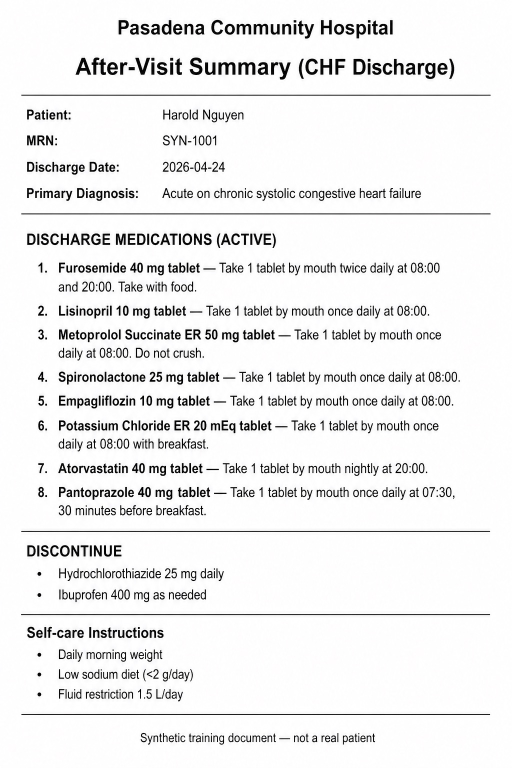
#> input picture ml_pipeline/ex_images/chf_en_001_clean.jpeg, 1024 x 1536 px (shown at 1/2 size)
$ python -i run_robustness_matrix.py   (imports and definitions only)
#> lines starting #> are read from the running program, lines starting #| are printed output that depends on the picture
#!/usr/bin/env python3
"""Run robustness matrix for Gemma regimen extraction on synthetic docs."""

from __future__ import annotations

import csv
import json
import re
import subprocess
import sys
from collections import Counter, defaultdict
from dataclasses import dataclass
from pathlib import Path

from PIL import Image, ImageDraw, ImageEnhance, ImageFilter, ImageFont, ImageOps


REPO_ROOT = Path(__file__).resolve().parents[1]
DATASET_PATH = REPO_ROOT / "ml_pipeline/data/chf_synthetic_discharge_summaries_v1.json"
IMAGES_ROOT = REPO_ROOT / "ml_pipeline/ex_images"
OUTPUT_ROOT = REPO_ROOT / "ml_pipeline/out"
EXTRACTIONS_ROOT = OUTPUT_ROOT / "extractions"
MANIFEST_PATH = OUTPUT_ROOT / "robustness_manifest.csv"
REPORT_PATH = OUTPUT_ROOT / "robustness_report.md"

VARIANTS = ("clean", "angled_phone", "noisy_shadow")
MANIFEST_COLUMNS = [
    "doc_id",
    "variant",
    "image_path",
    "status",
    "run_folder",
    "regimen_json_path",
    "raw_output_path",
    "error_message",
]


@dataclass
class RunRecord:
    doc_id: str
    variant: str
    image_path: str
    status: str
    run_folder: str
    regimen_json_path: str
    raw_output_path: str
    error_message: str

    # [109 lines left out: functions to_csv_row, relpath_str, load_documents, load_font, wrap_line, render_clean_image and 1 more, not called in this run]


def render_noisy_shadow_image(clean_path: Path, out_path: Path) -> None:
#> called with clean_path = 'ex_images/chf_en_001_clean.jpeg', out_path = 'out.png'
    base = Image.open(clean_path).convert("RGB")
#> base is the input picture: PIL image 1024x1536 RGB; mean R, G, B 237.7, 237.7, 237.7
    width, height = base.size
#> width = 1024; height = 1536

    shadow = Image.new("RGBA", base.size, (0, 0, 0, 0))
#> shadow: PIL image 1024x1536 RGBA; every value is 0
    shadow_draw = ImageDraw.Draw(shadow)
    shadow_draw.ellipse(
        (-int(width * 0.35), int(height * 0.18), int(width * 0.85), int(height * 1.45)),
        fill=(0, 0, 0, 135),
    )
    shadow_draw.rectangle((0, int(height * 0.7), width, height), fill=(0, 0, 0, 45))
    shadow = shadow.filter(ImageFilter.GaussianBlur(80))
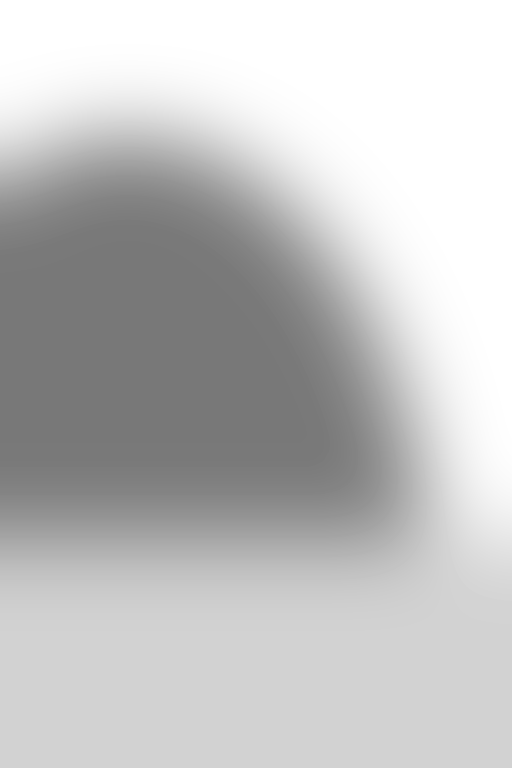
#> shadow: PIL image 1024x1536 RGBA (shown at 1/2 size); mean R, G, B, A 0, 0, 0, 61.5; transparent parts drawn white

    shaded = base.convert("RGBA")
    shaded.alpha_composite(shadow)
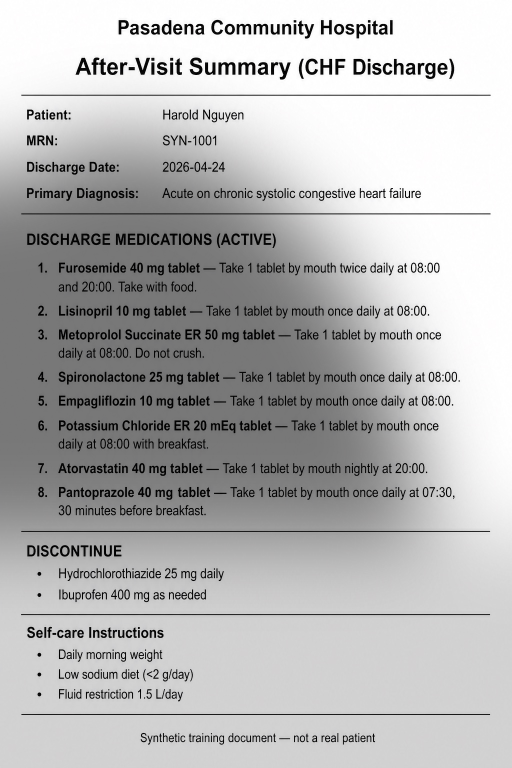
#> shaded: PIL image 1024x1536 RGBA (shown at 1/2 size); mean R, G, B, A 181.5, 181.4, 181.5, 255
    shaded_rgb = shaded.convert("RGB")

    noise_gray = Image.effect_noise(shaded_rgb.size, 20).convert("L")
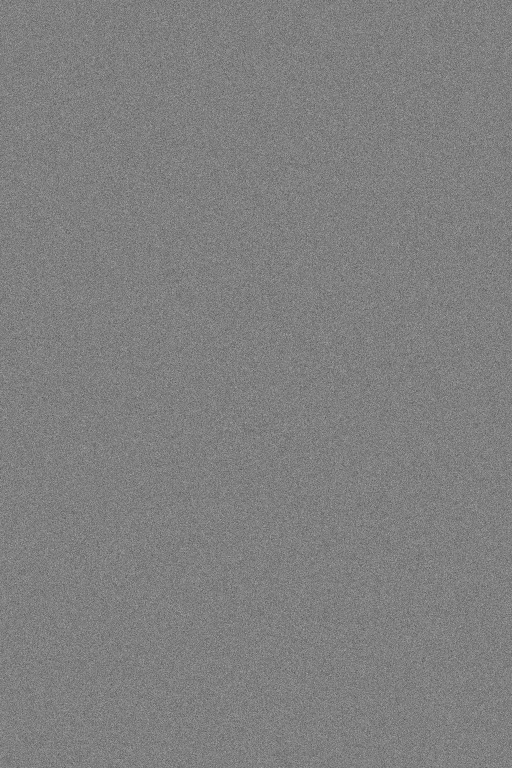
#> noise_gray: PIL image 1024x1536 L (shown at 1/2 size); min 21, max 221, mean 127.5
    noise_rgb = Image.merge("RGB", (noise_gray, noise_gray, noise_gray))
    noisy = Image.blend(shaded_rgb, noise_rgb, alpha=0.12)
    noisy = noisy.filter(ImageFilter.GaussianBlur(0.5))
    noisy = ImageEnhance.Contrast(noisy).enhance(1.08)
    noisy = ImageEnhance.Brightness(noisy).enhance(0.9)
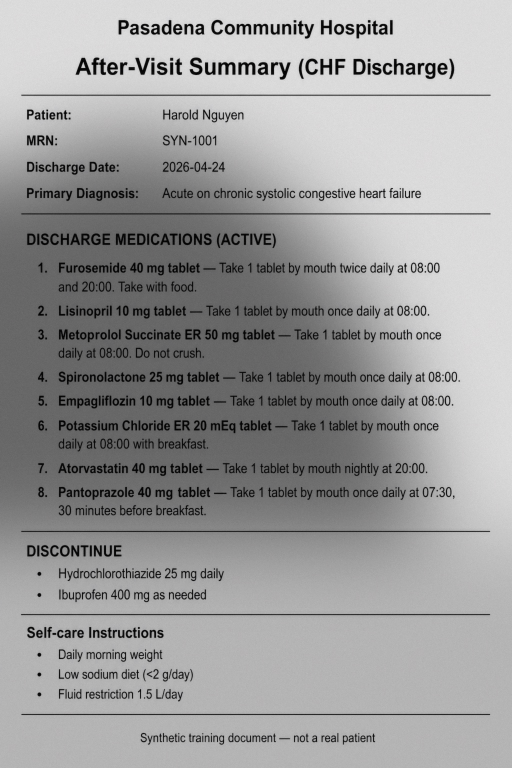
#> noisy: PIL image 1024x1536 RGB (shown at 1/2 size); mean R, G, B 156.2, 156.2, 156.2
    noisy.save(out_path, format="JPEG", quality=82, subsampling=1)


# [353 lines left out: functions ensure_images, parse_run_folder, list_matching_run_dirs, find_new_run_dir, shorten_error, extract_error_message and 9 more, not called in this run]


# [2 lines not run here, left out]

>>> result = render_noisy_shadow_image('ex_images/chf_en_001_clean.jpeg', 'out.png')
